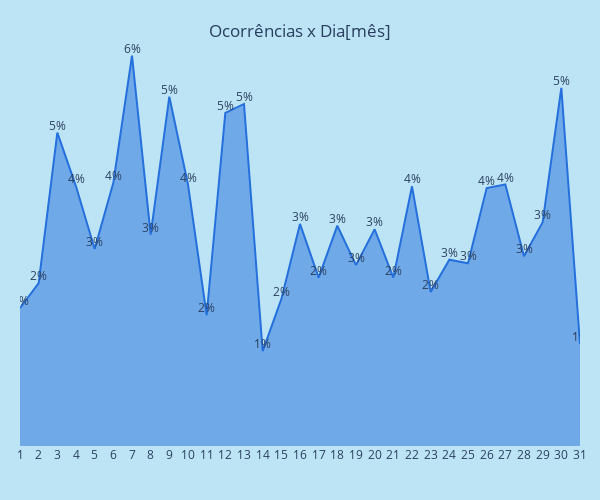

Here is the notebook cell this chart was saved with:
### Code cell
# Percentural de Ocorrências x Dia[mês]
df_ocorr["ocorrencia_dia_mes"] = df_ocorr["ocorrencia_data_hora"].dt.day
df_ocorr_ocorr_dia_mes = df_ocorr["ocorrencia_dia_mes"].value_counts().sort_index()
df_ocorr_ocorr_dia_mes = pd.DataFrame(df_ocorr_ocorr_dia_mes)
df_ocorr_ocorr_dia_mes.reset_index(inplace=True)

grf_ocorr_dia_mes = px.line(
    data_frame=df_ocorr_ocorr_dia_mes,
    x=df_ocorr_ocorr_dia_mes["ocorrencia_dia_mes"],
    y=(df_ocorr_ocorr_dia_mes["count"]/df_ocorr_ocorr_dia_mes["count"].sum())*100,
    title=f"Ocorrências x Dia[mês]",
    width=600,
    height=500,
    color_discrete_sequence=["#2570DC"],
    )
grf_ocorr_dia_mes.update_layout(
    title_x = 0.5,
    title_y = 0.95,
    plot_bgcolor='#BDE4F4',  # Cor de fundo do gráfico
    paper_bgcolor='#BDE4F4',  # Cor de fundo do papel
    xaxis_showgrid=False,  # Remover linhas de grade do eixo x
    bargap = 0.1,
    xaxis=dict(
        tickmode='linear',  # Modo linear
        tick0=0,  # Posição inicial dos ticks
        dtick=1  # Passo entre os ticks
    ),
    margin=dict(
        l=20,  # margem esquerda
        r=20,  # margem direita
        b=20,  # margem inferior
        t=35,  # margem superior
        pad=0  # preenchimento
    ),
)
grf_ocorr_dia_mes.update_traces(
    hovertemplate='Dia %{x} : %{y} ocorrências',
    fill='tozeroy', 
    text=(df_ocorr_ocorr_dia_mes["count"] / df_ocorr_ocorr_dia_mes["count"].sum() * 100).round(0).astype(int).astype(str) + "%",
    mode='lines+text', 
    textposition='top center',
    )
grf_ocorr_dia_mes.update_xaxes(title = "")
grf_ocorr_dia_mes.update_yaxes(visible=False)

# Exibir o histograma
grf_ocorr_dia_mes.show()

### Figure 1 — Plotly figure (JSON) as saved in the notebook; plotly's stock layout.template omitted (floating-point values rounded to 4 significant figures)
{"data": [{"fill": "tozeroy", "hovertemplate": "Dia %{x} : %{y} ocorrências", "legendgroup": "", "line": {"color": "#2570DC", "dash": "solid"}, "marker": {"symbol": "circle"}, "mode": "lines+text", "name": "", "orientation": "v", "showlegend": false, "text": ["2%", "2%", "5%", "4%", "3%", "4%", "6%", "3%", "5%", "4%", "2%", "5%", "5%", "1%", "2%", "3%", "2%", "3%", "3%", "3%", "2%", "4%", "2%", "3%", "3%", "4%", "4%", "3%", "3%", "5%", "1%"], "textposition": "top center", "type": "scatter", "x": [1, 2, 3, 4, 5, 6, 7, 8, 9, 10, 11, 12, 13, 14, 15, 16, 17, 18, 19, 20, 21, 22, 23, 24, 25, 26, 27, 28, 29, 30, 31], "xaxis": "x", "y": [1.985, 2.346, 4.511, 3.738, 2.836, 3.79, 5.62, 3.042, 5.027, 3.764, 1.882, 4.795, 4.924, 1.366, 2.114, 3.197, 2.423, 3.171, 2.604, 3.119, 2.423, 3.738, 2.217, 2.681, 2.63, 3.712, 3.764, 2.733, 3.222, 5.156, 1.469], "yaxis": "y"}], "layout": {"bargap": 0.1, "height": 500, "legend": {"tracegroupgap": 0}, "margin": {"b": 20, "l": 20, "pad": 0, "r": 20, "t": 35}, "paper_bgcolor": "#BDE4F4", "plot_bgcolor": "#BDE4F4", "title": {"text": "Ocorrências x Dia[mês]", "x": 0.5, "y": 0.95}, "width": 600, "xaxis": {"anchor": "y", "domain": [0, 1], "dtick": 1, "showgrid": false, "tick0": 0, "tickmode": "linear", "title": {"text": ""}}, "yaxis": {"anchor": "x", "domain": [0, 1], "title": {"text": "y"}, "visible": false}}}
